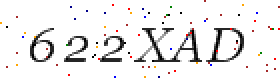
#> input picture VCode.png, 140 x 40 px (shown 2 times larger)
$ python -i NTUST_captcha.py   (imports and definitions only)
#> lines starting #> are read from the running program, lines starting #| are printed output that depends on the picture
# -*- coding: utf-8 -*-

__version__ = '0.1'

import pickle
import numpy as np
from PIL import Image


# [7 lines left out: function load_data, not called in this run]


def convert_to_bw(img):
    '''Convert image to black/white makes them easy to process.'''
    img = img.convert('1')
    return img


# [42 lines left out: functions crop_image, convert, test, not called in this run]


# [2 lines not run here, left out]

>>> from PIL import Image
>>> picture = Image.open('VCode.png')
#> picture is the input picture: PIL image 140x40 RGBA; mean R, G, B, A 237, 235.6, 235.6, 255
>>> result = convert_to_bw(picture)
#> in convert_to_bw, `img = img.convert('1')`:
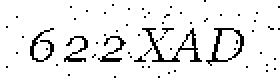
#> img: PIL image 140x40 1 (shown 2 times larger); 92.1% white; black in thin lines or dots
